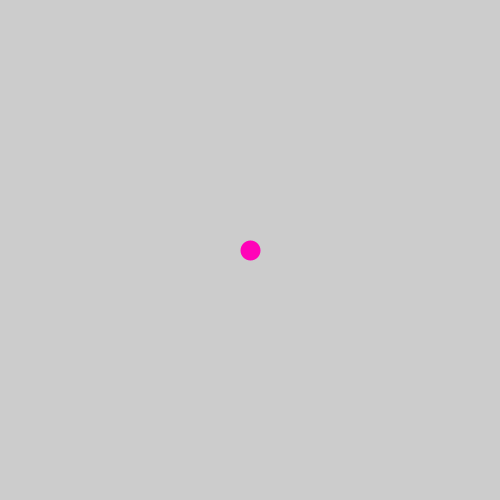
Frame 1 (no input)
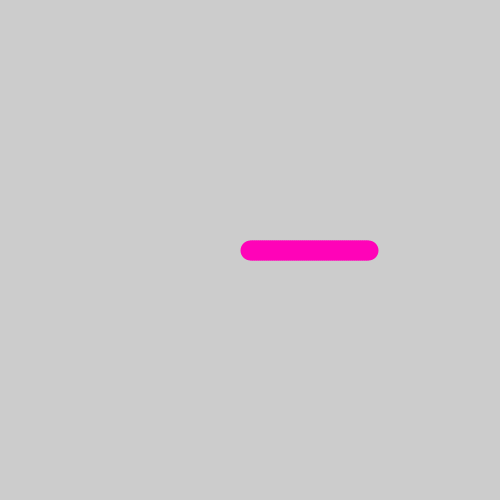
Frame 60 (the mouse pressed at the canvas centre just before this capture)
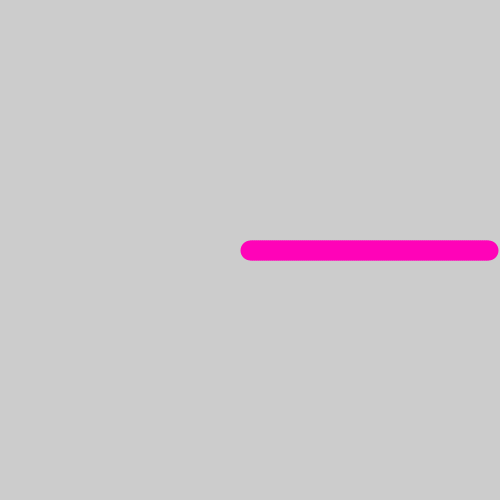
Frame 120 (the mouse held since frame 60 and released just before this capture)

The Processing sketch that drew these frames (run headless with seeded random() and noise(); from frame 60 on, the mouse is pressed at the canvas centre):

// Processing sketch: flomars11e00
// ── flomars11e00.pde
//variables

Florencia n; //nuevo datatype
boolean hola;

void setup(){
  size(500, 500);
  n = new Florencia();
  
}

void draw(){
  //background(#B2FFE3);
  n.function();
  n.movimiento();
  
  if (hola){
    n.onda(5, frameCount * .05);
  }
  if (!hola){
    n.contra();
  }
}

void keyPressed(){
  if (key == ' '){
      hola = !hola;
  }
 
  
}
// ── Florencia.pde
class Florencia {
  //variables
  float x, y, vx, vy, diam, a;
  color c, d;
  //constructor
  Florencia() {
    x = 250;
    y = 250;
    vx = 2;
    vy = 2;
    c = color(#FF03B8);
    
  }
  //metodos
  void movimiento () {
    x += vx;
    //y += vy;

    if (x > 500 || x < 0) {
      x = 0;
    }
   
   //if (y > 500 || y < 0) {
   //   y = 0;
   // }
    
    

}
  


  void function () {
   
    strokeWeight(20);
    stroke(c);
    point(x, y);
    
    }
  
  
  void onda(float diam, float a) {
    
    y = y + diam * cos(a);
    
    
    
  
  }
  void contra(){
   y = 250; 
  }
  
  
  }
  
  
  
